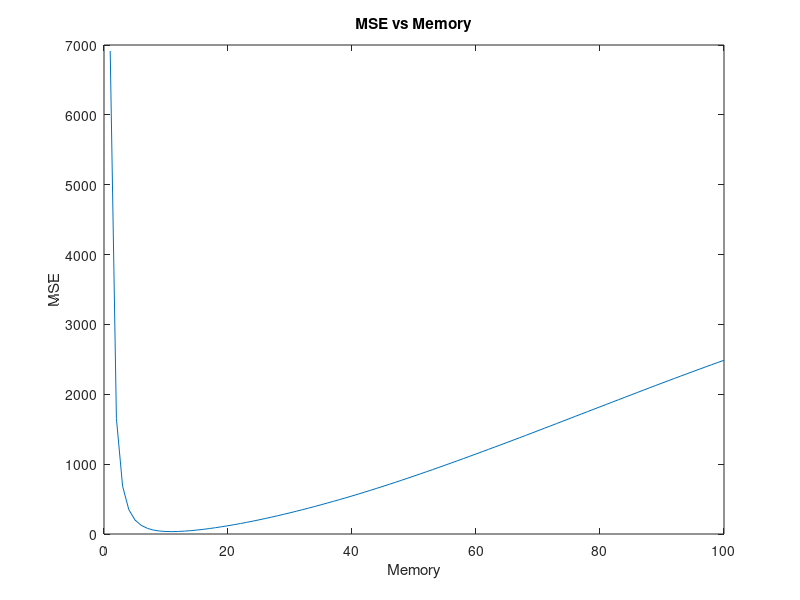
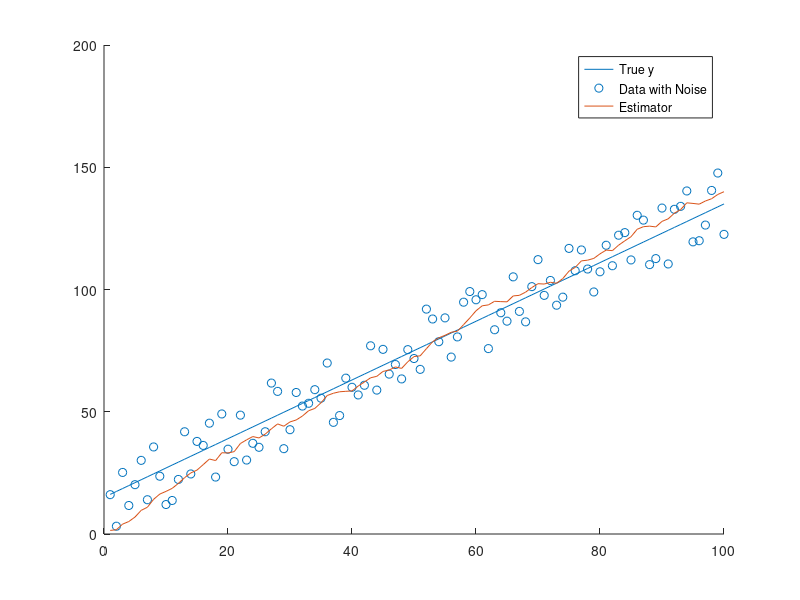

Write the MATLAB code that produced these figures, in order.
clear all; close all;

x = 1:1:100;    
Start = 15;  
Noise = (rand(size(x))*2*Start) - Start; % [-1.5, 1.5]
Steepness = 1.2;
y = x * Steepness + Start;
Data = y + Noise;

Estimator = zeros(1, length(y));
MSE = zeros(1, 100);

little=1000000;
bestMemory=0;

for Memory = 1:100
    for i = 1:length(x)
        Estimator(i) = (sum(Data(max(1, i - Memory):i))) / Memory;
    end
    MSE(Memory) = mean((Estimator - y).^2); % E( (Theta^ - Theta*)^2 )
    if MSE(Memory)<little 
        little = MSE(Memory);
        bestMemory = Memory;
    end
end

for i = 1:length(x)
    Estimator(i) = (sum(Data(max(1, i - bestMemory):i))) / bestMemory;
end

figure
plot(1:100, MSE);
title('MSE vs Memory');
xlabel('Memory');
ylabel('MSE');

figure
hold on
plot(x, y);
scatter(x, Data);
plot(x, Estimator);
legend('True y', 'Data with Noise', 'Estimator');
hold off
